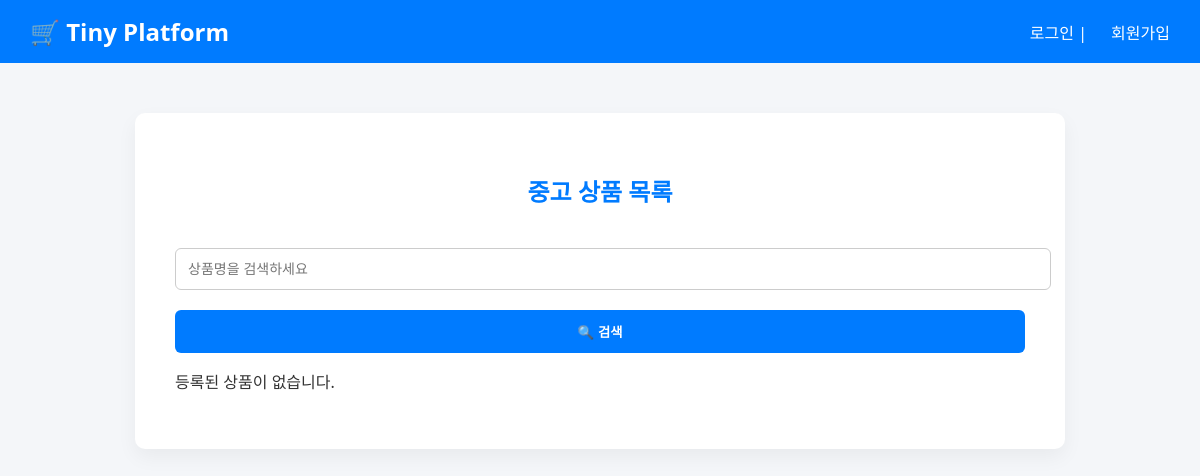
Before: / with the older database file.
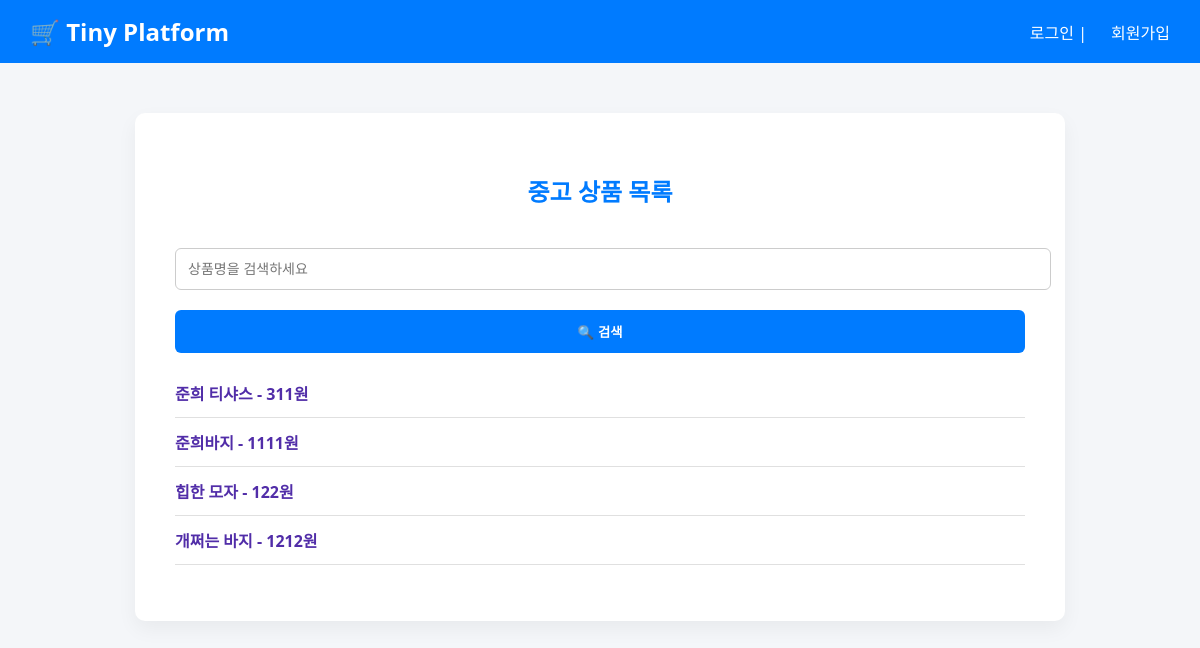
After: the same page with the newer database file.
### tables this page shows
CREATE TABLE products (
                id INTEGER PRIMARY KEY AUTOINCREMENT,
                name TEXT NOT NULL,
                description TEXT,
                price INTEGER,
                seller_id INTEGER,
                is_blocked INTEGER DEFAULT 0,
                created_at TIMESTAMP DEFAULT CURRENT_TIMESTAMP,
                buyer_id INTEGER
            );

### app.py (the view)
@app.route("/", methods=["GET", "POST"])
def index():
    keyword = ""
    if request.method == "POST":
        keyword = request.form.get("keyword", "")
    else:
        keyword = request.args.get("keyword", "")
    query = '''
        SELECT id, name, description, price, seller_id, is_blocked, created_at, buyer_id
        FROM products WHERE is_blocked = 0
    '''
    params = []
    if keyword:
        query += " AND name LIKE ?"
        params.append(f"%{keyword}%")
    query += " ORDER BY created_at DESC"
    with sqlite3.connect(DB_NAME) as conn:
        products = conn.execute(query, params).fetchall()
    return render_template("index.html", products=products, keyword=keyword)

### templates/index.html (shortened to what this page needs)
{% extends "base.html" %}
{% block content %}
<h2>중고 상품 목록</h2>
<form method="POST">
  <input
    type="text"
    name="keyword"
    placeholder="상품명을 검색하세요"
    value="{{ keyword }}"
  />
  <button type="submit">🔍 검색</button>
</form>
{% if products %}
<ul class="product-list">
  {% for p in products %}
  <li>
    <a href="{{ url_for('view_product', product_id=p[0]) }}">
      {{ p[1] }} - {{ p[3] }}원
    </a>
  </li>
  {% endfor %}
</ul>
{% else %}
<p>등록된 상품이 없습니다.</p>
{% endif %}
{% endblock %}

Changed rows visible on the page:
added products: name "준희 티샤스", price "311"
added products: name "준희바지", price "1111"
added products: name "힙한 모자", price "122"
added products: name "개쩌는 바지", price "1212"
Other visible differences:
text no longer shown: "등록된 상품이 없습니다."
